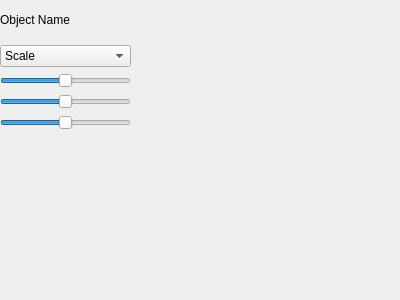
<?xml version="1.0" encoding="UTF-8"?>
<ui version="4.0">
 <class>Form</class>
 <widget class="QWidget" name="Form">
  <property name="geometry">
   <rect>
    <x>0</x>
    <y>0</y>
    <width>400</width>
    <height>300</height>
   </rect>
  </property>
  <property name="windowTitle">
   <string>Form</string>
  </property>
  <widget class="QWidget" name="verticalLayoutWidget">
   <property name="geometry">
    <rect>
     <x>0</x>
     <y>0</y>
     <width>131</width>
     <height>130</height>
    </rect>
   </property>
   <layout class="QVBoxLayout" name="verticalLayout">
    <item>
     <widget class="QLabel" name="ObjNameLabel">
      <property name="text">
       <string>Object Name</string>
      </property>
     </widget>
    </item>
    <item>
     <widget class="QComboBox" name="TransformSelector">
      <item>
       <property name="text">
        <string>Scale</string>
       </property>
      </item>
      <item>
       <property name="text">
        <string>Position</string>
       </property>
      </item>
      <item>
       <property name="text">
        <string>Rotation</string>
       </property>
      </item>
     </widget>
    </item>
    <item>
     <widget class="QSlider" name="XSlider">
      <property name="minimum">
       <number>-90</number>
      </property>
      <property name="maximum">
       <number>90</number>
      </property>
      <property name="orientation">
       <enum>Qt::Horizontal</enum>
      </property>
     </widget>
    </item>
    <item>
     <widget class="QSlider" name="YSlider">
      <property name="minimum">
       <number>-90</number>
      </property>
      <property name="maximum">
       <number>90</number>
      </property>
      <property name="orientation">
       <enum>Qt::Horizontal</enum>
      </property>
     </widget>
    </item>
    <item>
     <widget class="QSlider" name="ZSlider">
      <property name="minimum">
       <number>-90</number>
      </property>
      <property name="maximum">
       <number>90</number>
      </property>
      <property name="orientation">
       <enum>Qt::Horizontal</enum>
      </property>
     </widget>
    </item>
   </layout>
  </widget>
 </widget>
 <resources/>
 <connections/>
</ui>
